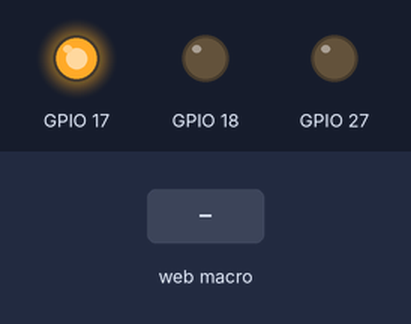
The program below on a simulated Raspberry Pi (BCM pin numbers). On the bench: output pins drawn as LEDs (lit = HIGH). The test bench sets the inputs (shaded band). The WebIOPi server calls setup() once and loop() repeatedly.

Above: at 1.2 s.
1.3 s: macro setLight called from the web page (any arguments are "1")
At 2.6 s:
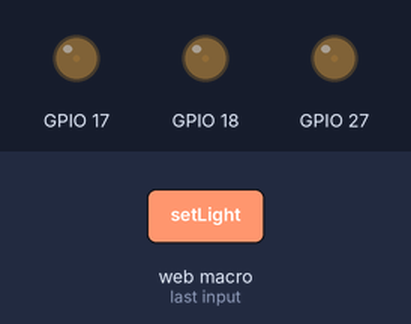
Timing chart, 0 to 4.3 s (numbered marks = the images above; inputs shaded):
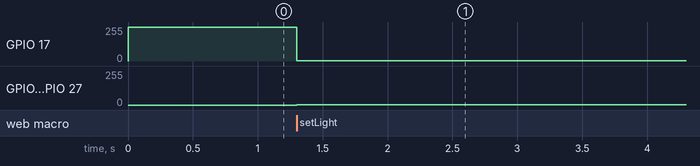

The program:

script.py
```python
# RGB LED controlled via WebIOPi
# Electrical schematics:
#                      +---+
#                      +GND+
#                      +-+-+
#                        |
#                        |
#                        | A
#                        |
#                      +-+-+
#                      |RGB| B  +----+
#                      |LED+----+220R+--+GPIO3
#                      +---+    +----+
#                      |   |
#                    R |   |G
#                      |   |
#                      |   |
#                   +--+   +--+
#               220R|  |   |  | 220R
#                   |  |   |  |
#                   ++-+   +--+
#                    |        |
#                    +        +
#                  GPIO1     GPIO2

import webiopi
import datetime

GPIO = webiopi.GPIO
pins = {'pin_R':17, 'pin_G':18, 'pin_B':27}  # GPIO0, GPIO1, GPIO2

def map(x, in_min, in_max, out_min, out_max):
	return (x - in_min) * (out_max - out_min) / (in_max - in_min) + out_min

def setColor(R_val,G_val,B_val):
	R_val = map(R_val, 0, 255, 0, 1)
	G_val = map(G_val, 0, 255, 0, 1)
	B_val = map(B_val, 0, 255, 0, 1)

	GPIO.pwmWrite(pins['pin_R'], R_val)
	GPIO.pwmWrite(pins['pin_G'], G_val)
	GPIO.pwmWrite(pins['pin_B'], B_val)

# setup function is automatically called at WebIOPi startup
def setup():
	# LED pins' mode is output
	for i in pins:
		GPIO.setFunction(pins[i], GPIO.PWM)

	setColor(255,0,0)

# loop function is repeatedly called by WebIOPi
def loop():
    webiopi.sleep(1)

# destroy function is called at WebIOPi shutdown
def destroy():
	for i in pins:
		GPIO.pwmWrite(pins[i], 0)    # Turn off all leds

@webiopi.macro
def setLight(r,g,b):
	setColor(int(r),int(g),int(b))
```

Measured:
- after the input at 1.3 s, GPIO 17: 255/255 → 1/255 at once; GPIO 18, GPIO 27: 0/255 → 1/255 at once
